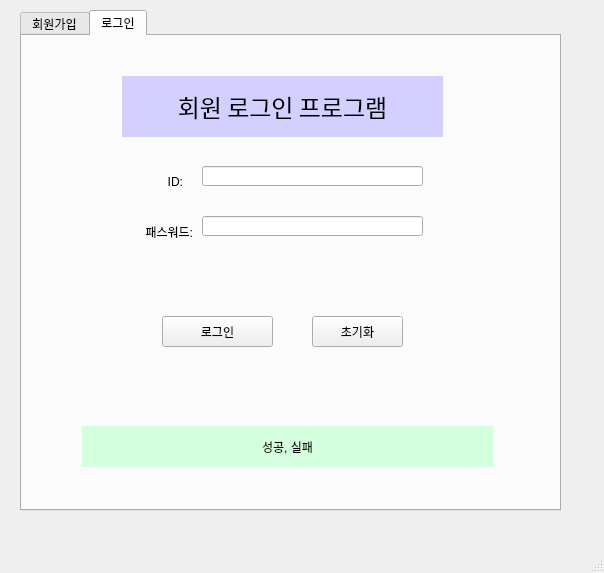
<?xml version="1.0" encoding="UTF-8"?>
<ui version="4.0">
 <class>MainWindow</class>
 <widget class="QMainWindow" name="MainWindow">
  <property name="geometry">
   <rect>
    <x>0</x>
    <y>0</y>
    <width>604</width>
    <height>573</height>
   </rect>
  </property>
  <property name="windowTitle">
   <string>MainWindow</string>
  </property>
  <widget class="QWidget" name="centralwidget">
   <widget class="QTabWidget" name="tabWidget">
    <property name="geometry">
     <rect>
      <x>20</x>
      <y>10</y>
      <width>541</width>
      <height>501</height>
     </rect>
    </property>
    <property name="currentIndex">
     <number>1</number>
    </property>
    <widget class="QWidget" name="tab">
     <attribute name="title">
      <string>회원가입</string>
     </attribute>
     <widget class="QLabel" name="label_2">
      <property name="geometry">
       <rect>
        <x>91</x>
        <y>124</y>
        <width>41</width>
        <height>31</height>
       </rect>
      </property>
      <property name="text">
       <string>ID:</string>
      </property>
      <property name="alignment">
       <set>Qt::AlignRight|Qt::AlignTrailing|Qt::AlignVCenter</set>
      </property>
     </widget>
     <widget class="QLabel" name="label_6">
      <property name="geometry">
       <rect>
        <x>60</x>
        <y>290</y>
        <width>71</width>
        <height>31</height>
       </rect>
      </property>
      <property name="text">
       <string>주소:</string>
      </property>
      <property name="alignment">
       <set>Qt::AlignRight|Qt::AlignTrailing|Qt::AlignVCenter</set>
      </property>
     </widget>
     <widget class="QPushButton" name="join_btn">
      <property name="geometry">
       <rect>
        <x>110</x>
        <y>420</y>
        <width>111</width>
        <height>31</height>
       </rect>
      </property>
      <property name="text">
       <string>회원가입</string>
      </property>
     </widget>
     <widget class="QPushButton" name="reset_btn">
      <property name="geometry">
       <rect>
        <x>270</x>
        <y>420</y>
        <width>91</width>
        <height>31</height>
       </rect>
      </property>
      <property name="text">
       <string>초기화</string>
      </property>
     </widget>
     <widget class="QLabel" name="label_5">
      <property name="geometry">
       <rect>
        <x>60</x>
        <y>250</y>
        <width>71</width>
        <height>31</height>
       </rect>
      </property>
      <property name="text">
       <string>전화번호:</string>
      </property>
      <property name="alignment">
       <set>Qt::AlignRight|Qt::AlignTrailing|Qt::AlignVCenter</set>
      </property>
     </widget>
     <widget class="QPushButton" name="check_btn">
      <property name="geometry">
       <rect>
        <x>390</x>
        <y>130</y>
        <width>75</width>
        <height>23</height>
       </rect>
      </property>
      <property name="text">
       <string>ID 체크</string>
      </property>
     </widget>
     <widget class="QLabel" name="label_4">
      <property name="geometry">
       <rect>
        <x>50</x>
        <y>220</y>
        <width>71</width>
        <height>31</height>
       </rect>
      </property>
      <property name="text">
       <string>이름:</string>
      </property>
      <property name="alignment">
       <set>Qt::AlignRight|Qt::AlignTrailing|Qt::AlignVCenter</set>
      </property>
     </widget>
     <widget class="QLineEdit" name="memberid_edit">
      <property name="geometry">
       <rect>
        <x>140</x>
        <y>130</y>
        <width>221</width>
        <height>20</height>
       </rect>
      </property>
     </widget>
     <widget class="QLineEdit" name="age_edit">
      <property name="geometry">
       <rect>
        <x>140</x>
        <y>370</y>
        <width>231</width>
        <height>20</height>
       </rect>
      </property>
     </widget>
     <widget class="QLabel" name="label">
      <property name="geometry">
       <rect>
        <x>90</x>
        <y>10</y>
        <width>321</width>
        <height>61</height>
       </rect>
      </property>
      <property name="font">
       <font>
        <family>HY목각파임B</family>
        <pointsize>18</pointsize>
       </font>
      </property>
      <property name="styleSheet">
       <string notr="true">background-color:rgb(211, 207, 255)</string>
      </property>
      <property name="text">
       <string>회원 가입 프로그램</string>
      </property>
      <property name="alignment">
       <set>Qt::AlignCenter</set>
      </property>
     </widget>
     <widget class="QLabel" name="label_3">
      <property name="geometry">
       <rect>
        <x>60</x>
        <y>180</y>
        <width>71</width>
        <height>31</height>
       </rect>
      </property>
      <property name="text">
       <string>패스워드:</string>
      </property>
      <property name="alignment">
       <set>Qt::AlignRight|Qt::AlignTrailing|Qt::AlignVCenter</set>
      </property>
     </widget>
     <widget class="QLineEdit" name="memberpw_edit">
      <property name="geometry">
       <rect>
        <x>140</x>
        <y>180</y>
        <width>221</width>
        <height>20</height>
       </rect>
      </property>
     </widget>
     <widget class="QLineEdit" name="name_edit">
      <property name="geometry">
       <rect>
        <x>140</x>
        <y>220</y>
        <width>231</width>
        <height>20</height>
       </rect>
      </property>
     </widget>
     <widget class="QLineEdit" name="address_edit">
      <property name="geometry">
       <rect>
        <x>140</x>
        <y>290</y>
        <width>231</width>
        <height>61</height>
       </rect>
      </property>
     </widget>
     <widget class="QLabel" name="label_7">
      <property name="geometry">
       <rect>
        <x>50</x>
        <y>360</y>
        <width>71</width>
        <height>31</height>
       </rect>
      </property>
      <property name="text">
       <string>나이:</string>
      </property>
      <property name="alignment">
       <set>Qt::AlignRight|Qt::AlignTrailing|Qt::AlignVCenter</set>
      </property>
     </widget>
     <widget class="QLineEdit" name="phone_edit">
      <property name="geometry">
       <rect>
        <x>140</x>
        <y>250</y>
        <width>231</width>
        <height>20</height>
       </rect>
      </property>
     </widget>
    </widget>
    <widget class="QWidget" name="tab_2">
     <attribute name="title">
      <string>로그인</string>
     </attribute>
     <widget class="QLabel" name="label_8">
      <property name="geometry">
       <rect>
        <x>100</x>
        <y>40</y>
        <width>321</width>
        <height>61</height>
       </rect>
      </property>
      <property name="font">
       <font>
        <family>HY목각파임B</family>
        <pointsize>18</pointsize>
       </font>
      </property>
      <property name="styleSheet">
       <string notr="true">background-color:rgb(211, 207, 255)</string>
      </property>
      <property name="text">
       <string>회원 로그인 프로그램</string>
      </property>
      <property name="alignment">
       <set>Qt::AlignCenter</set>
      </property>
     </widget>
     <widget class="QLabel" name="label_9">
      <property name="geometry">
       <rect>
        <x>120</x>
        <y>130</y>
        <width>41</width>
        <height>31</height>
       </rect>
      </property>
      <property name="text">
       <string>ID:</string>
      </property>
      <property name="alignment">
       <set>Qt::AlignRight|Qt::AlignTrailing|Qt::AlignVCenter</set>
      </property>
     </widget>
     <widget class="QLineEdit" name="loginid_edit">
      <property name="geometry">
       <rect>
        <x>180</x>
        <y>130</y>
        <width>221</width>
        <height>20</height>
       </rect>
      </property>
     </widget>
     <widget class="QLineEdit" name="loginpw_edit">
      <property name="geometry">
       <rect>
        <x>180</x>
        <y>180</y>
        <width>221</width>
        <height>20</height>
       </rect>
      </property>
     </widget>
     <widget class="QLabel" name="label_10">
      <property name="geometry">
       <rect>
        <x>100</x>
        <y>180</y>
        <width>71</width>
        <height>31</height>
       </rect>
      </property>
      <property name="text">
       <string>패스워드:</string>
      </property>
      <property name="alignment">
       <set>Qt::AlignRight|Qt::AlignTrailing|Qt::AlignVCenter</set>
      </property>
     </widget>
     <widget class="QPushButton" name="login_btn">
      <property name="geometry">
       <rect>
        <x>140</x>
        <y>280</y>
        <width>111</width>
        <height>31</height>
       </rect>
      </property>
      <property name="text">
       <string>로그인</string>
      </property>
     </widget>
     <widget class="QPushButton" name="reset_btn_2">
      <property name="geometry">
       <rect>
        <x>290</x>
        <y>280</y>
        <width>91</width>
        <height>31</height>
       </rect>
      </property>
      <property name="text">
       <string>초기화</string>
      </property>
     </widget>
     <widget class="QLabel" name="logintext_label">
      <property name="geometry">
       <rect>
        <x>60</x>
        <y>390</y>
        <width>411</width>
        <height>41</height>
       </rect>
      </property>
      <property name="styleSheet">
       <string notr="true">background-color:rgb(211, 255, 222)</string>
      </property>
      <property name="text">
       <string>성공, 실패</string>
      </property>
      <property name="alignment">
       <set>Qt::AlignCenter</set>
      </property>
     </widget>
    </widget>
   </widget>
  </widget>
  <widget class="QMenuBar" name="menubar">
   <property name="geometry">
    <rect>
     <x>0</x>
     <y>0</y>
     <width>604</width>
     <height>21</height>
    </rect>
   </property>
  </widget>
  <widget class="QStatusBar" name="statusbar"/>
 </widget>
 <resources/>
 <connections/>
</ui>
